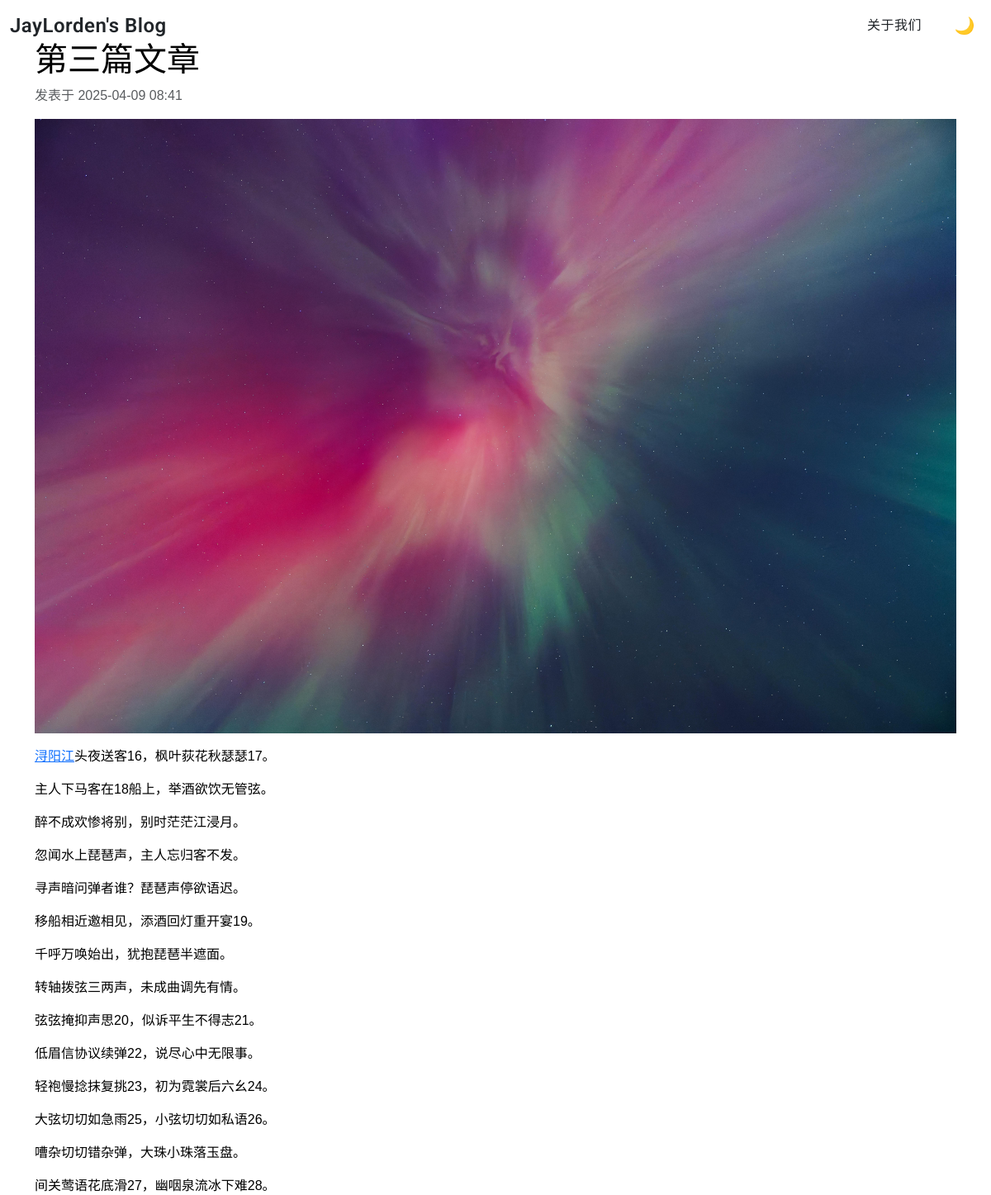
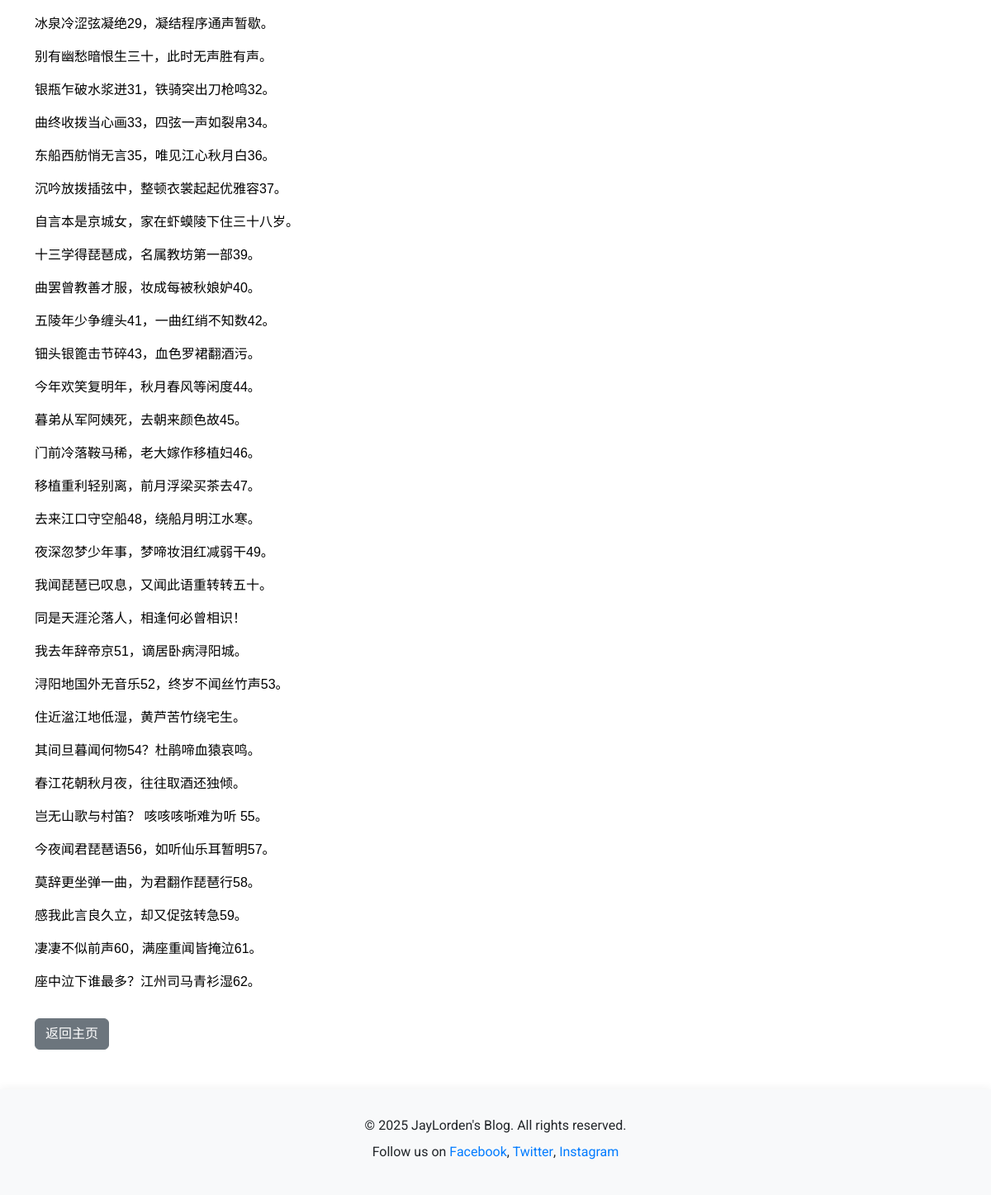
Screenshot of /post/3/ with the database file from the repository (2 pictures, top to bottom).
### blog/models.py (models this page shows, shortened)
class Post(models.Model):
    title = models.CharField(max_length=200, verbose_name="标题")
    content = RichTextField(verbose_name="内容")  # 修改为富文本字段
    created_at = models.DateTimeField(default=timezone.now, verbose_name="创建时间")
    updated_at = models.DateTimeField(auto_now=True, verbose_name="更新时间")
    is_published = models.BooleanField(default=True, verbose_name="是否发布")
    cover = models.ImageField(upload_to='covers/', blank=True, null=True, verbose_name="封面图")
    class Meta:
        verbose_name = "文章"
        verbose_name_plural = "文章"

### blog/views.py (the view)
# urls.py: path('post/<int:pk>/', views.post_detail, name='post_detail'),
def post_detail(request, pk):
    post = get_object_or_404(Post, pk=pk)
    return render(request, 'blog/post_detail.html', {'post': post})

### templates/blog/post_detail.html (shortened to what this page needs)
{% extends 'base.html' %}
{% block content %}
<div class="container mt-5">
    <h1>{{ post.title }}</h1>
    <p class="text-muted">发表于 {{ post.created_at|date:"Y-m-d H:i" }}</p>
    {% if post.cover %}
        <img src="{{ post.cover.url }}" alt="封面图" class="img-fluid mb-3">
    {% endif %}
    <div class="content">
        {{ post.content|safe }}
    </div>
    <a href="{% url 'home' %}" class="btn btn-secondary mt-3">返回主页</a>
</div>
{% endblock %}

### static/css/style.css (style rules this page uses)
body { background-color: #121212; color: #f5f5f5; font-family: Arial, sans-serif; }
body { background-color: white; color: black; }

### rows the page displays
Post: title "第三篇文章", created_at "2025-04-09 08:41", cover (picture), content "浔阳江 头夜送客16，枫叶荻花秋瑟瑟17。 主人下马客在18船上，举酒欲饮无管弦。 醉不成欢惨将别，别时茫茫江浸月。 忽闻水上琵琶声，主人忘归客不发。 寻声暗问弹者谁？琵琶声停欲语迟。 移船相近邀相见，添酒回灯重开宴19。 千呼万唤始出，犹抱琵琶半遮面。 转轴拨弦三两声，未成曲调先有情。 弦弦掩抑声思20，似诉平生不得志21。 低眉信协议续弹22，说尽心中无限事。 轻袍慢捻抹复挑23，初为霓裳后六幺24。 大弦切切如急雨25，小弦切切如私语26。 嘈杂切切错杂弹，大珠小珠落玉盘。 间关莺语花底滑27，幽咽泉流冰下难28。 冰泉冷涩弦凝绝29，凝结程序通声暂歇。 别有幽愁暗恨生三十，此时无声胜有声。 银瓶乍破水浆迸31，铁骑突出刀枪鸣32。 曲终收拨当心画33，四弦一声如裂帛34。 东船西舫悄无言35，唯见江心秋月白36。 沉吟放拨插弦中，整顿衣裳起起优雅容37。 自言本是京城女，家在虾蟆陵下住三十八岁。 十三学得琵琶成，名属教坊第一部39。 曲罢曾教善才服，妆成每被秋娘妒40。 五陵年少争缠头41，一曲红绡不知数42。 钿头银篦击节碎43，血色罗裙翻酒污。 今年欢笑复明年，秋月春风等闲度44。 暮弟从军阿姨死，去朝来颜色故45。 门前冷落鞍马稀，老大嫁作移植妇46。 移植重利轻别离，前月浮梁买茶去47。 去来江口守空船48，绕船月明江水寒。 夜深忽梦少年事，梦啼妆泪红减弱干49。 我闻琵琶已叹息，又闻此语重转转五十。 同是天涯沦落人，相逢何必曾相识！ 我去年辞帝京51，谪居卧病浔阳城。 浔阳地国外无音乐52，终岁不闻丝竹声53。 住近湓江地低湿，黄芦苦竹绕宅生。…"
